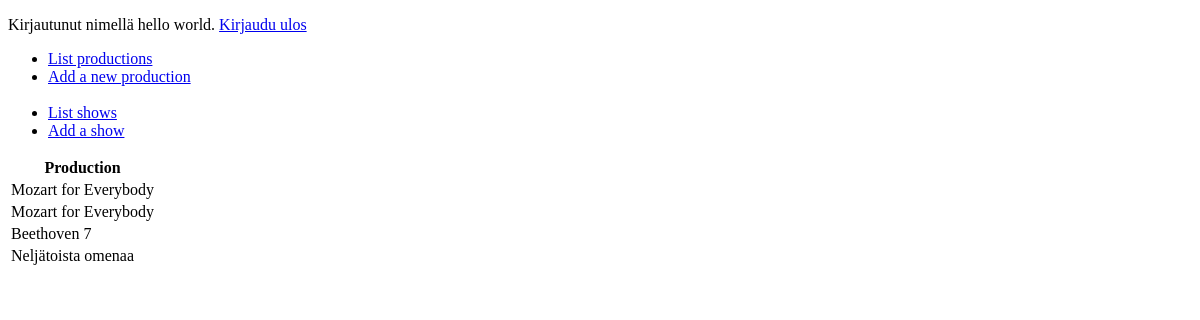
The page /productions/ (signed in) on the database as committed earlier.
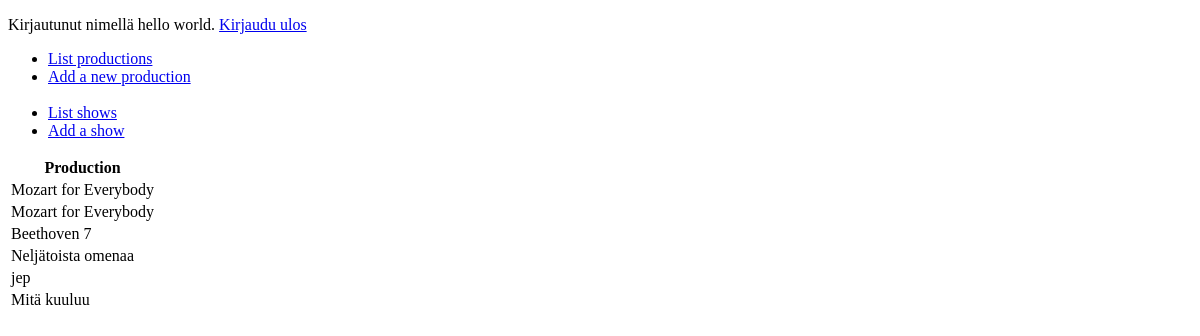
The same page on the database as committed later.
### application/auth/models.py (models this page shows, shortened)
class User(db.Model):
    __tablename__ = "account"
    id = db.Column(db.Integer, primary_key=True)
    date_created = db.Column(db.DateTime, default=db.func.current_timestamp())
    date_modified = db.Column(db.DateTime, default=db.func.current_timestamp(),
                              onupdate=db.func.current_timestamp())
    name = db.Column(db.String(144), nullable=False)
    username = db.Column(db.String(144), nullable=False)
    password = db.Column(db.String(144), nullable=False)

### application/productions/models.py (models this page shows, shortened)
class Production(db.Model):
    id = db.Column(db.Integer, primary_key=True)
    date_modified = db.Column(db.DateTime, default=db.func.current_timestamp(),
    onupdate=db.func.current_timestamp())
    name = db.Column(db.String(144), nullable=False)

### application/productions/views.py (the view)
@app.route("/productions/", methods=["GET"])
@login_required
def productions_index():
    return render_template("productions/list.html", productions = Production.query.all())

### application/__init__.py (called while the page is built)
@login_manager.user_loader
def load_user(user_id):
    return User.query.get(user_id)

### application/templates/productions/list.html
{% extends "layout.html" %}
{% block body %}
  <table>
    <tr>
      <th>Production</th>
      <th></th>
    </tr>
    {% for production in productions %}
    <tr>
      <td>{{ production.name }}</td>
    </tr>
    {% endfor %}
  </table>
{% endblock %}

### application/templates/layout.html (shortened to what this page needs)
<!DOCTYPE html>
<html>
  <head>
  </head>
  <body>
      {% if current_user.is_authenticated %}
      <p>
	      Kirjautunut nimellä {{ current_user.name }}. <a href="{{ url_for('auth_logout') }}">Kirjaudu ulos</a>
      </p>
      <ul>
        <li><a href="{{ url_for('productions_index') }}">List productions</a></li>
        <li><a href="{{ url_for('productions_form') }}">Add a new production</a></li>
        <br>
        <li><a href="{{ url_for('shows_index') }}">List shows</a></li>
        <li><a href="{{ url_for('shows_form') }}">Add a show</a></li>
      </ul>
      {% endif %}
    {% block body %}{% endblock %}
  </body>
</html>

Rows that differ between the two databases and show on the page:
added Production: name "jep"
added Production: name "Mitä kuuluu"
